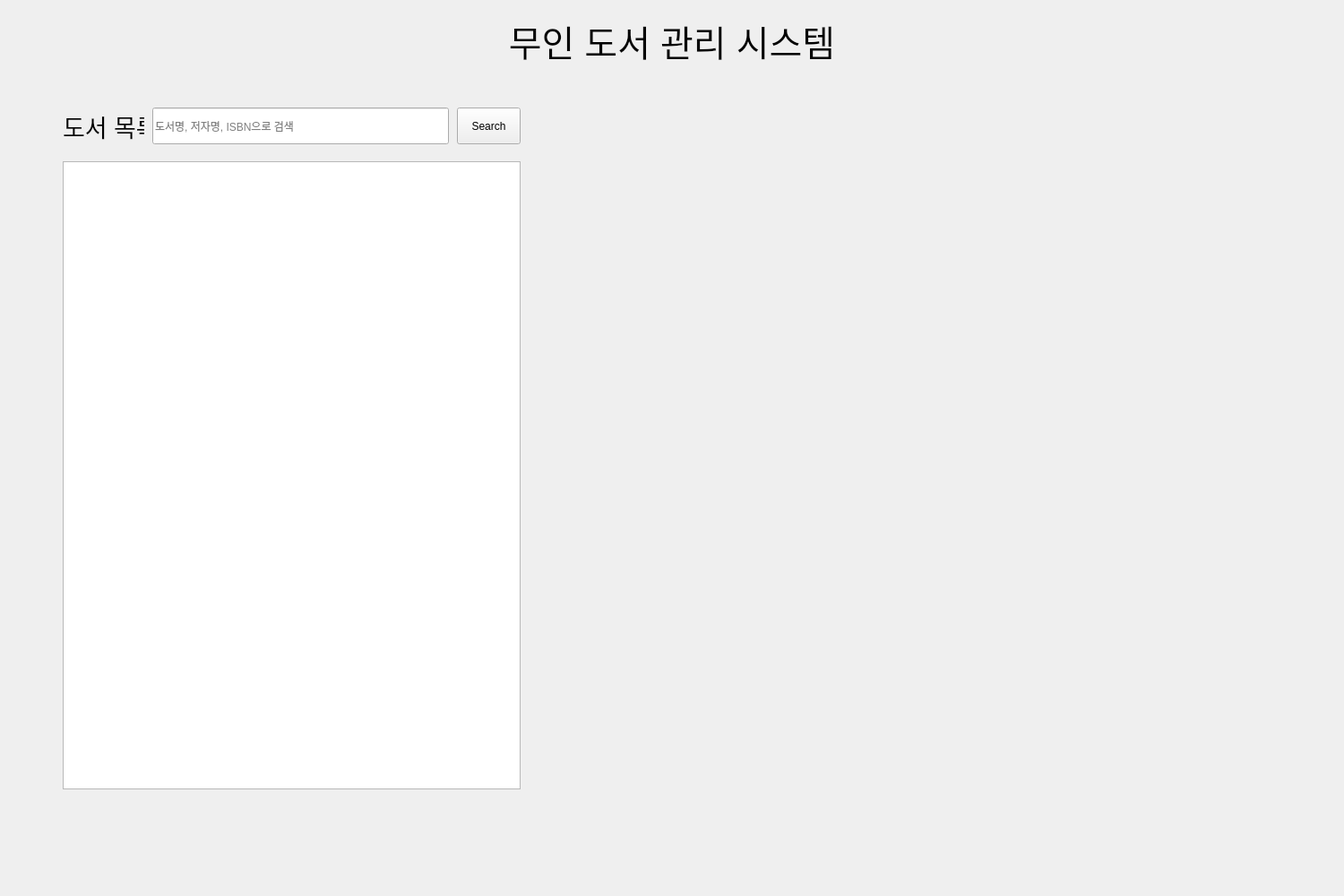
<?xml version="1.0" encoding="UTF-8"?>
<ui version="4.0">
 <class>MainScreen</class>
 <widget class="QWidget" name="MainScreen">
  <property name="geometry">
   <rect>
    <x>0</x>
    <y>0</y>
    <width>1500</width>
    <height>1000</height>
   </rect>
  </property>
  <property name="windowTitle">
   <string>무인 도서 관리 시스템</string>
  </property>
  <widget class="QLabel" name="title_label">
   <property name="geometry">
    <rect>
     <x>550</x>
     <y>20</y>
     <width>400</width>
     <height>50</height>
    </rect>
   </property>
   <property name="font">
    <font>
     <pointsize>30</pointsize>
    </font>
   </property>
   <property name="text">
    <string>무인 도서 관리 시스템</string>
   </property>
   <property name="textFormat">
    <enum>Qt::AutoText</enum>
   </property>
   <property name="alignment">
    <set>Qt::AlignCenter</set>
   </property>
  </widget>
  <widget class="QListView" name="BookList">
   <property name="geometry">
    <rect>
     <x>70</x>
     <y>180</y>
     <width>511</width>
     <height>701</height>
    </rect>
   </property>
  </widget>
  <widget class="QLabel" name="book_list_label">
   <property name="geometry">
    <rect>
     <x>70</x>
     <y>120</y>
     <width>91</width>
     <height>41</height>
    </rect>
   </property>
   <property name="font">
    <font>
     <pointsize>20</pointsize>
    </font>
   </property>
   <property name="text">
    <string>도서 목록</string>
   </property>
  </widget>
  <widget class="QLineEdit" name="lineEdit">
   <property name="geometry">
    <rect>
     <x>170</x>
     <y>120</y>
     <width>331</width>
     <height>41</height>
    </rect>
   </property>
   <property name="text">
    <string/>
   </property>
   <property name="placeholderText">
    <string>도서명, 저자명, ISBN으로 검색</string>
   </property>
  </widget>
  <widget class="QPushButton" name="pushButton">
   <property name="geometry">
    <rect>
     <x>510</x>
     <y>120</y>
     <width>71</width>
     <height>41</height>
    </rect>
   </property>
   <property name="text">
    <string>Search</string>
   </property>
  </widget>
 </widget>
 <resources/>
 <connections/>
</ui>
